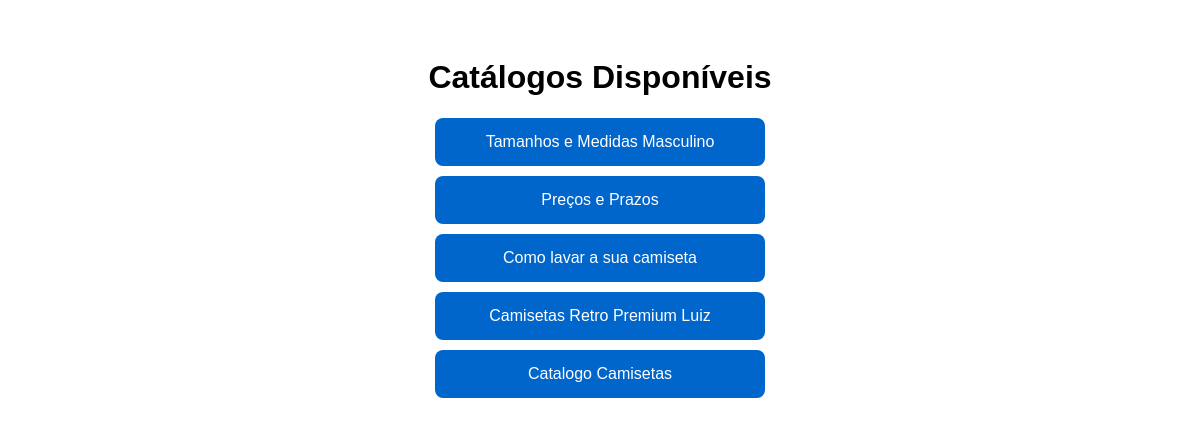
The page / on the database its author committed.
### tables this page shows
CREATE TABLE catalogos (
    id INTEGER PRIMARY KEY AUTOINCREMENT,
    nome TEXT NOT NULL,
    link TEXT NOT NULL
);

### app.py (the view)
@app.route("/")
def index():
    conn = get_db_connection()
    catalogos = conn.execute('SELECT * FROM catalogos').fetchall()
    conn.close()
    return render_template("index.html", catalogos=catalogos)

### app.py (called while the page is built)
def get_db_connection():
    conn = sqlite3.connect('catalogos.db')
    conn.row_factory = sqlite3.Row
    return conn

### templates/index.html (shortened to what this page needs)
<!DOCTYPE html>
<html>
<head>
    <link rel="stylesheet" href="/static/style.css">
</head>
<body>
    <h1>Catálogos Disponíveis</h1>
    {% for item in catalogos %}
        <a class="btn" href="{{ item.link }}" target="_blank">{{ item.nome }}</a>
    {% endfor %}
</body>
</html>

### static/style.css (style rules this page uses)
body { font-family: sans-serif; text-align: center; padding: 30px; }
.btn { display: block; padding: 15px; margin: 10px auto; width: 300px; background-color: #0066cc; color: white; text-decoration: none; border-radius: 8px; }

### rows shown on the page
catalogos: nome "Tamanhos e Medidas Masculino"
catalogos: nome "Preços e Prazos"
catalogos: nome "Como lavar a sua camiseta"
catalogos: nome "Camisetas Retro Premium Luiz"
catalogos: nome "Catalogo Camisetas"
